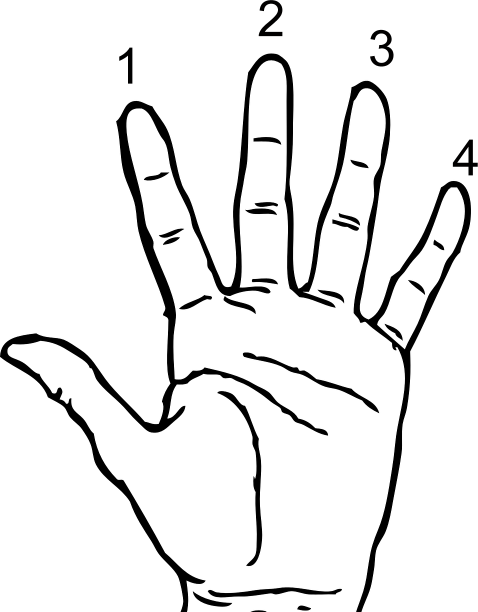
#> input picture html/img/digitacion.png, 956 x 1224 px (shown at 1/2 size)
$ python -i convert.py   (imports and definitions only)
#> lines starting #> are read from the running program, lines starting #| are printed output that depends on the picture
#!/usr/bin/env python3
# -*- coding: utf-8 -*-
"""
Convierte el libro LaTeX + LilyPond (en ../libro) a un libro HTML en este directorio.
"""
import os
import re
import subprocess
import html as htmlmod
import shutil
from PIL import Image

BASE_DIR = os.path.dirname(os.path.abspath(__file__))
INPUT_DIR = os.path.join(BASE_DIR, '..', 'libro')
OUT_DIR = BASE_DIR
IMG_DIR = os.path.join(OUT_DIR, 'img')
CHAPTERS_DIR = os.path.join(OUT_DIR, 'chapters')
TEMPLATE = os.path.join(OUT_DIR, 'template.html')
IMAGENES_DIR = os.path.join(INPUT_DIR, 'imagenes')

CHAPTERS = [
    ('capitulos/elud/elud.tex', 'El ud'),
    ('capitulos/musicaarabe/musicaarabe.tex', 'La música árabe'),
    ('capitulos/maqam/maqam.tex', 'El maqam'),
    ('capitulos/ornamentacion/ornamentacion.tex', 'Ornamentación'),
    ('capitulos/taqsim/taqsim.tex', 'Taqsim'),
]

FRETBOARD_MACRO = r"""
\newcommand{\fretboard} {
\begin{scope}[xscale=-15,yscale=.2,line width=.5]
    \xdef\x{1}
    \draw[line width=1.5] (1,.56) -- (1,6.44);
    \foreach \fret in {0,...,10}{
      \foreach \str in {1,...,6}{
        \coordinate (\str-\fret) at (\x,\str);
      }
      \pgfmathsetmacro\x{\x * 0.97193715634}
      \xdef\x{\x}
      \ifthenelse{\isodd{\fret}} {\draw (\x,.95) -- (\x,6.05);}{}
    }
    \foreach \str in {1,...,6}{
      \draw [line width=0.2](1,\str-.05) -- (0.97153194115*\x,\str-.05);
      \draw [line width=0.2](1,\str+.05) -- (0.97153194115*\x,\str+.05);
    }
      \draw[line width=1] (1,0.65) -- (0.97153194115*\x,0.65);
      \draw[line width=1] (1,6.35) -- (0.97153194115*\x,6.35);
  \end{scope}
}
"""

TIKZ_PREAMBLE = (
    r"\documentclass[border=2pt]{standalone}" "\n"
    r"\usepackage{tikz}" "\n"
    r"\usetikzlibrary{calc,arrows}" "\n"
    r"\usepackage{ifthen}" "\n"
    r"\usepackage{amsmath}" "\n"
    + FRETBOARD_MACRO +
    r"\begin{document}" "\n"
)


# [217 lines left out: functions run, read_inputs, compile_lilypond, compile_tikz, trim_simple_png, preproc and 2 more, not called in this run]


def trim_lilypond_png(png_path):
    """Recorta el banner 'engraved by lilypond' y espacios en blanco de una PNG."""
#> called with png_path = 'img/digitacion.png'
    try:
        from PIL import Image
    except ImportError:
        return
    img = Image.open(png_path).convert('RGBA')
#> img is the input picture: PIL image 956x1224 RGBA; mean R, G, B, A 78.3, 78.3, 78.3, 20.9
    w, h = img.size
#> w = 956; h = 1224

    # 1. Recortar bordes blancos exteriores con getbbox (invirtiendo colores).
    inverted = Image.new('RGB', img.size, (0, 0, 0))
#> inverted: PIL image 956x1224 RGB; every value is 0
    inverted.paste(img.convert('RGB'), mask=img.split()[-1])  # usar alpha como mask
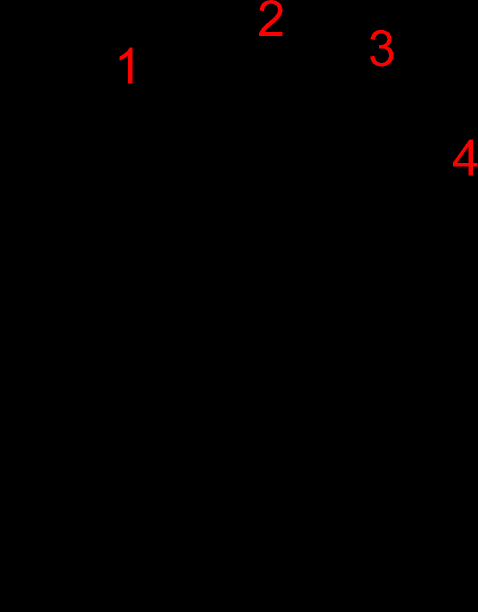
#> inverted: PIL image 956x1224 RGB (shown at 1/2 size); mean R, G, B 0.00396, 0, 0; drawn with 1 as white
    from PIL import ImageOps
    inv = ImageOps.invert(inverted)
    bbox = inv.getbbox()
#> bbox = (0, 0, 956, 1224)
    if bbox:
        img = img.crop(bbox)
        w, h = img.size

    # 2. Recortar el texto 'engraved by lilypond' en la base.
    #    El texto grisáceo aparece en la última fracción de la imagen.
    #    Analizamos la zona inferior píxel a píxel.
    cut_h = max(int(h * 0.10), 1)
#> cut_h = 122
    bottom = img.crop((0, h - cut_h, w, h))
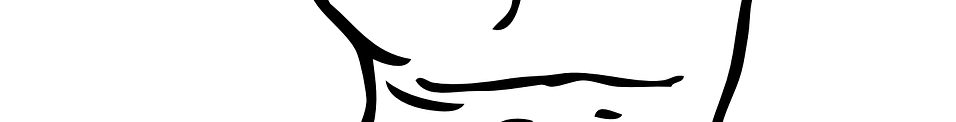
#> bottom: PIL image 956x122 RGBA; mean R, G, B, A 129, 129, 129, 15.8; transparent parts drawn white
    pix = bottom.load()
    cut_from = None
    for y in range(cut_h - 1, -1, -1):
        all_white = True
        for x in range(0, w, 3):
            px = pix[x, y]
            if px[0] < 250 or px[1] < 250 or px[2] < 252:
                all_white = False
                break
        if not all_white:
            cut_from = y
            break
    if cut_from is not None and cut_from < cut_h - 2:
        keep = h - cut_h + cut_from
        img = img.crop((0, 0, w, keep))
    img.save(png_path, 'PNG')

>>> result = trim_lilypond_png('img/digitacion.png')

$ run again, on html/img/encordado.png
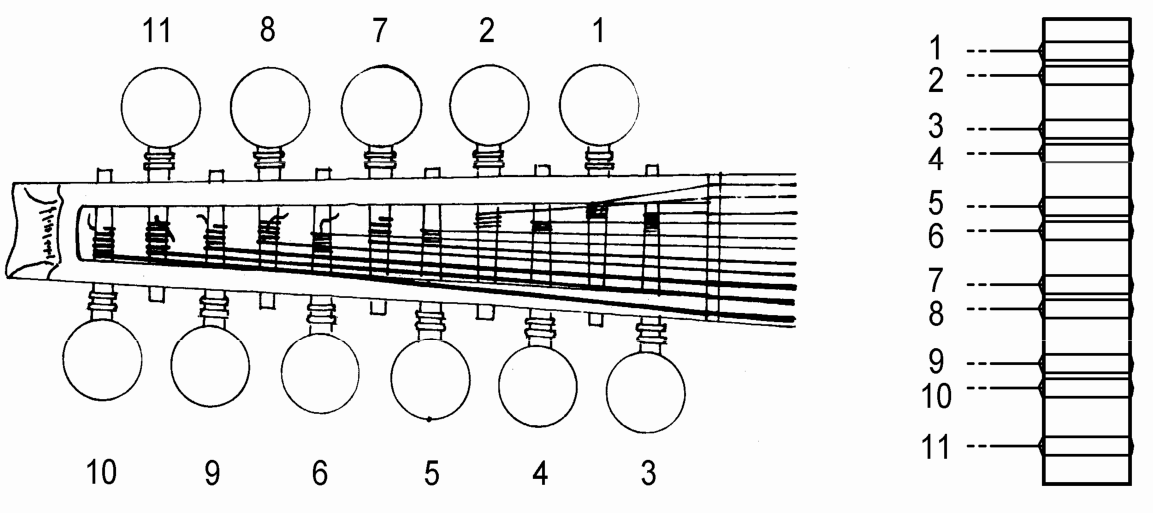
#> input picture html/img/encordado.png, 1153 x 513 px
#> inverted: PIL image 1153x513 RGB; every value is 0
#> in trim_lilypond_png, inverted is the input picture: PIL image 1153x513 RGB; min 0, max 253, mean 230
#> in trim_lilypond_png, `inv = ImageOps.invert(inverted)`:
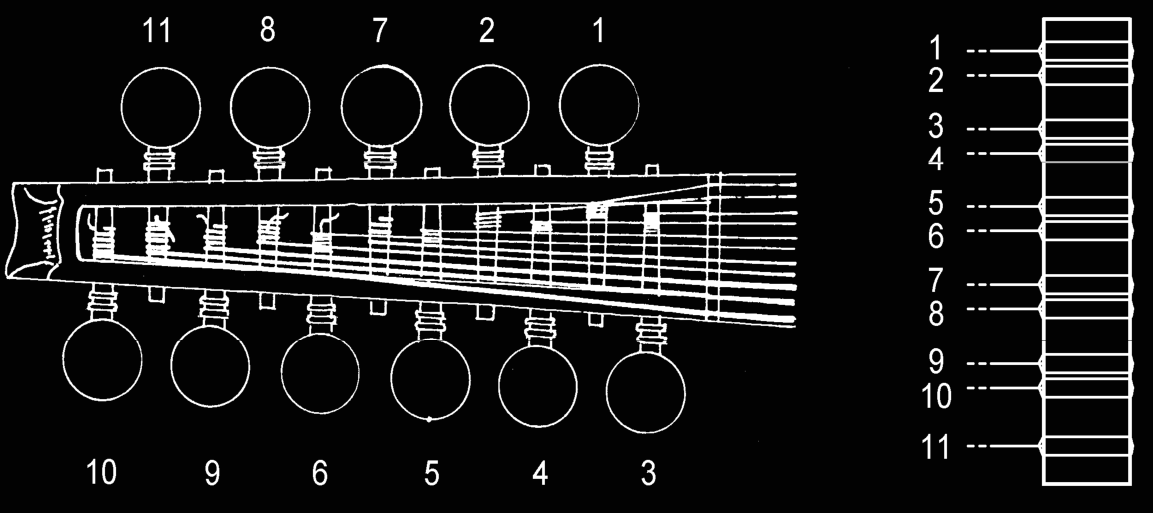
#> inv: PIL image 1153x513 RGB; min 2, max 255, mean 25
#> bbox = (0, 0, 1153, 513)
#> in trim_lilypond_png, `img = img.crop((0, 0, w, keep))`:
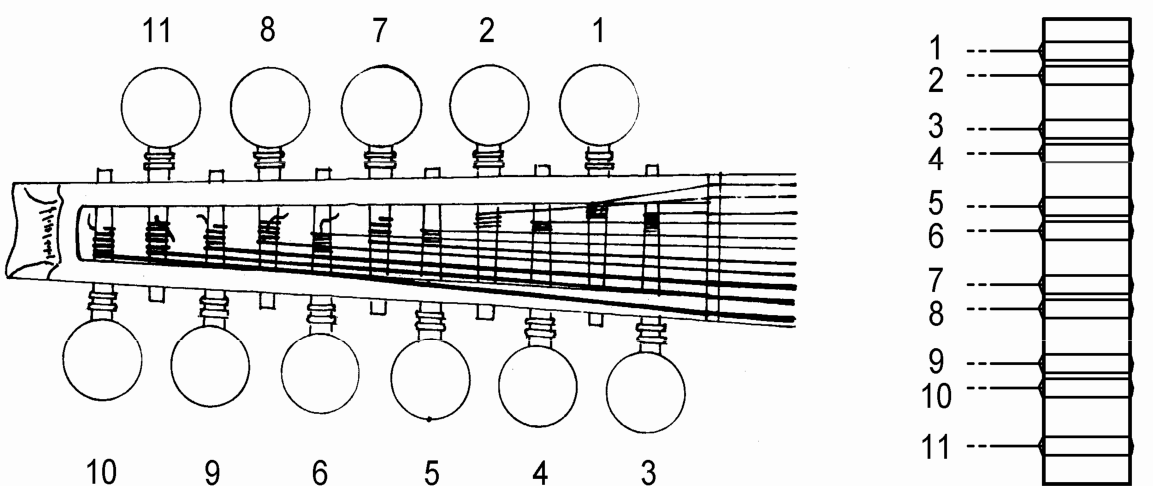
#> img: PIL image 1153x486 RGBA; mean R, G, B, A 228.7, 228.7, 228.7, 255

$ run again, on html/img/lilypond-elud-001.png
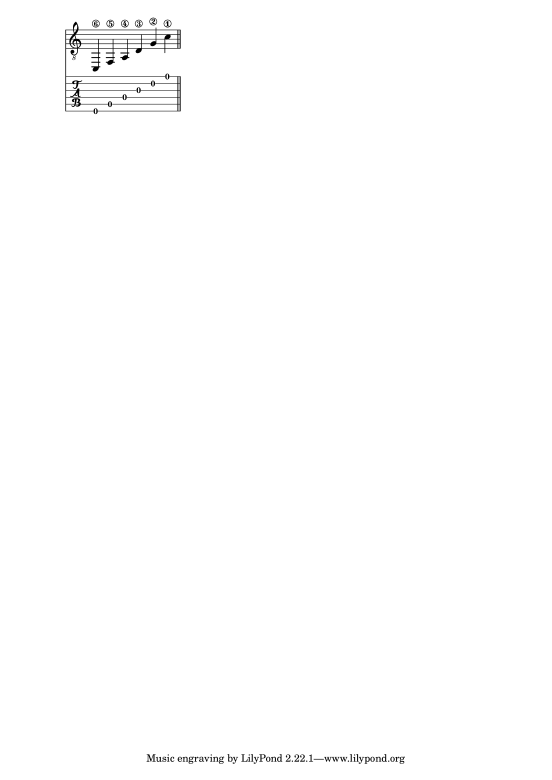
#> input picture html/img/lilypond-elud-001.png, 1654 x 2339 px (shown at 1/3 size)
#> inverted: PIL image 1654x2339 RGB; every value is 0
#> in trim_lilypond_png, inverted is the input picture: PIL image 1654x2339 RGB; min 0, max 255, mean 253.8
#> in trim_lilypond_png, `inv = ImageOps.invert(inverted)`:
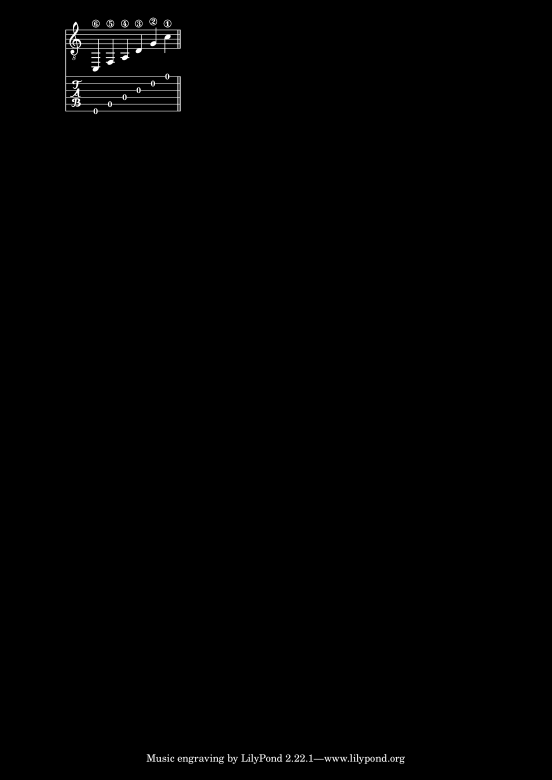
#> inv: PIL image 1654x2339 RGB (shown at 1/3 size); min 0, max 255, mean 1.2
#> bbox = (196, 53, 1215, 2292)
#> in trim_lilypond_png, `bottom = img.crop((0, h - cut_h, w, h))`:
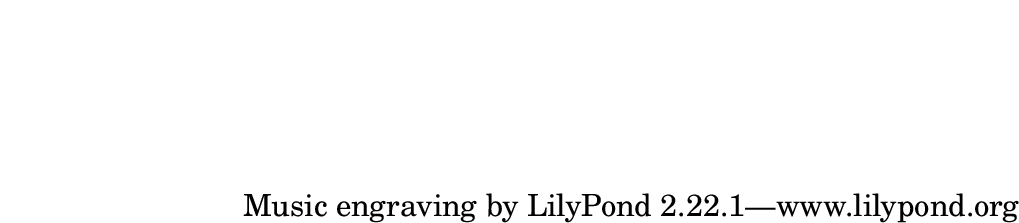
#> bottom: PIL image 1019x223 RGBA; mean R, G, B, A 249.9, 249.9, 249.9, 255
